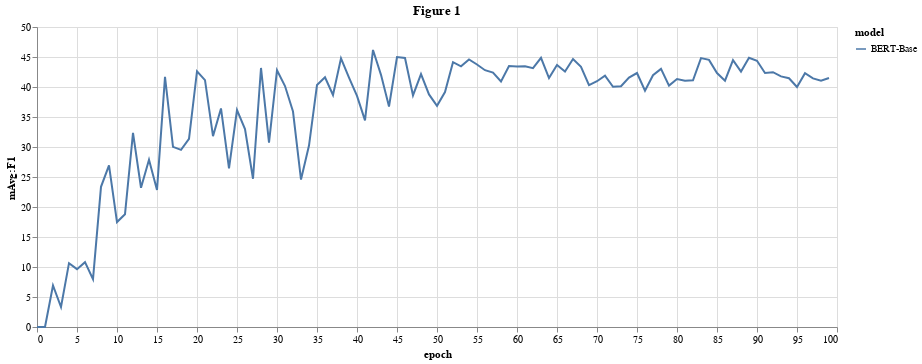

Here is the notebook cell this chart was saved with:
### Code cell
alt.Chart(df[df['model'].isin(['BERT-Base'])]).mark_line().encode(
    x='epoch',
    y='mAvg:F1',
    color='model',
).properties(
    width=800,
    height=300,
    title='Figure 1'
)
